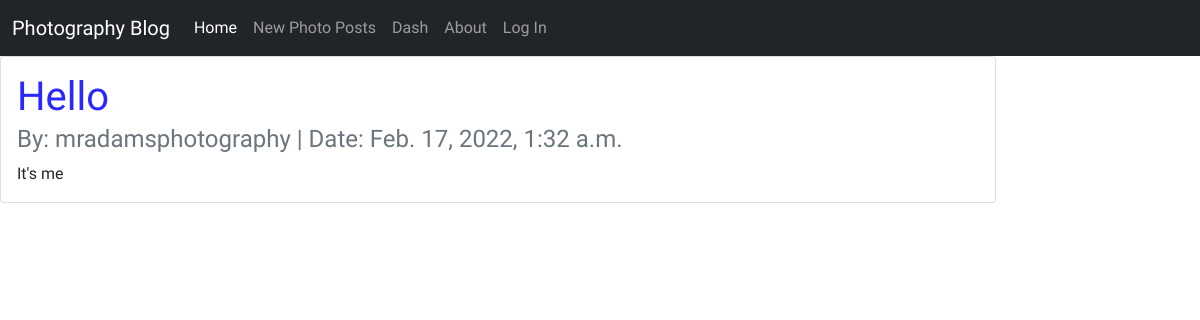
The app's page /posts/1/, older data.
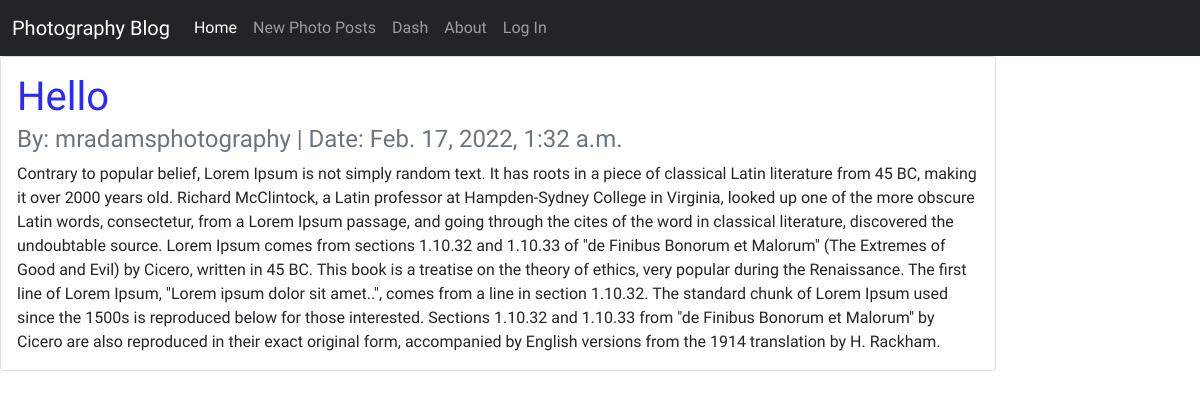
The same page, newer data.
### posts/models.py (models this page shows, shortened)
class Post(models. Model):
    title = models.CharField(max_length=256)
    author = models.ForeignKey(
        'auth.User',
        on_delete=models.CASCADE
    )
    body = models.TextField()
    created_at =models.DateTimeField(auto_now_add=True)

### posts/views.py (the view)
# urls.py: path('posts/<int:pk>/', PostDetailView.as_view(), name="post_detail"),
class PostDetailView(DetailView):
    template_name = "post_detail.html"
    model = Post

### templates/post_detail.html (shortened to what this page needs)
{% extends 'base.html' %}
{% block content %}
<div class="row">
    <div class="col-md-10">
        <div class="card">
            <div class="card-body">
                <h1 class="card-title">{{ post.title}}</h1>
                <h4 class="card-subtitle mb-2 text-muted">
                    By: {{ post.author }} | Date: {{ post.created_at }}
                </h4>
                <p class="card-text">{{ post.body }}</p>
            </div>
        </div>
    </div>
</div>
{% endblock content %}

Row changes from the older to the newer data that the page shows:
changed Post "Hello": body "It's me" → "Contrary to popular belief, Lorem Ipsum is not simply random text. It has roots in a piece of classical Latin literature from 45 BC, making it over 2000 years old. Richard McClintock, a Latin professor at Hampden-Sydney College in Virginia, looked up one of the more obscure Latin words, consectetur, from a Lorem Ipsum passage, and going through the cites of the word in classical literature, discovered the undoubtable source. Lorem Ipsum comes from sections 1.10.32 and 1.10.33 of \"de Finibus Bonorum et Malorum\" (The Extremes of Good and Evil) by Cicero, written in 45 BC. This book is a treatise on the theory of ethics, very popular during the Renaissance. The first line of Lorem Ipsum,…"
